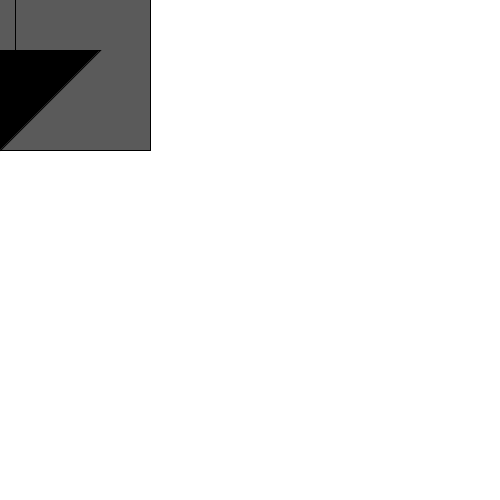
Frame 1 (no input)
Frame 60 (the mouse pressed at the canvas centre just before this capture): identical to frame 1, image omitted
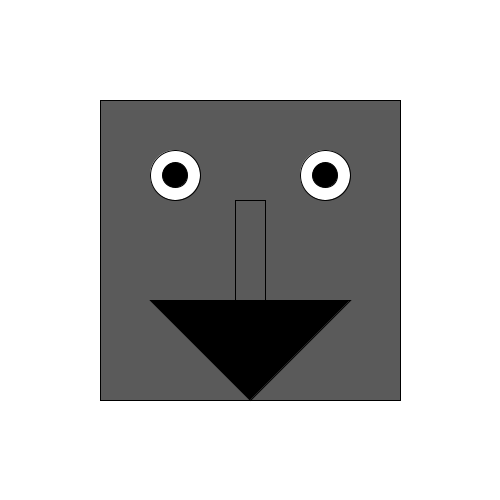
Frame 120 (the mouse held since frame 60 and released just before this capture)

The Processing sketch that drew these frames (run headless with seeded random() and noise(); from frame 60 on, the mouse is pressed at the canvas centre):

// Processing sketch: processing_162464
// ── processing_162464.pde

void setup() {
  size(500, 500);
}
void draw() {
  background(255);
  drawMonster(mouseX, mouseY);
}
void drawMonster(int x, int y) {
  int q = 100;
  int n = 100;
  fill(0);
  ellipse(x, y, q, q);
  fill(90);
  rect(x-150, y-150, 300, 300);
  rect(x-15, y-50, 30, 150);
  fill(255);
  ellipse(x-75, y-75, 50, 50);
  ellipse(x+75, y-75, 50, 50);
  fill(0);
  ellipse(x-75,y-75,25,25);
  ellipse(x+75,y-75,25,25);
  fill(0);
  triangle(x-100,y+50,x+100,y+50,x,y+150);


}
